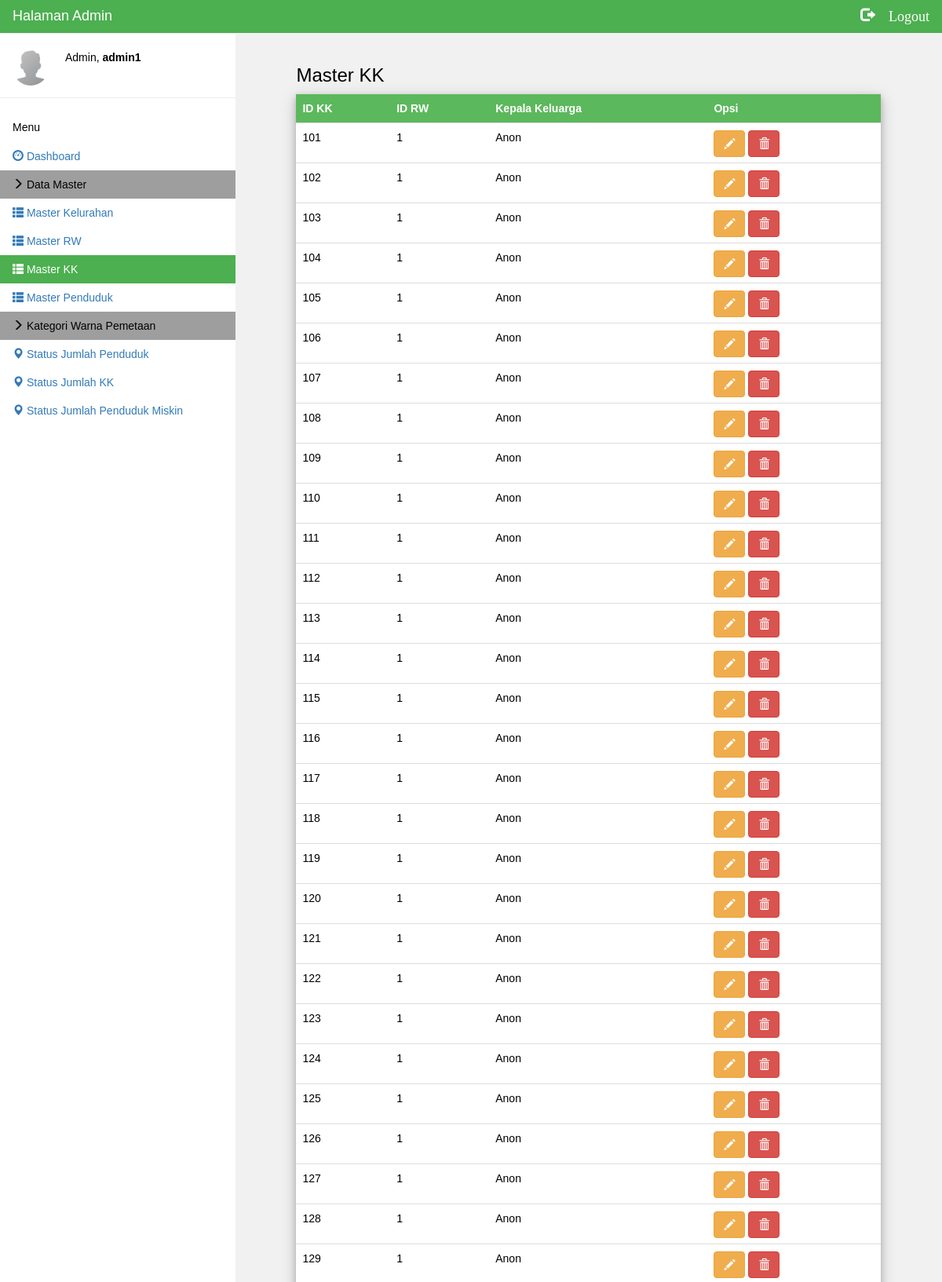
Screenshot of /Admin/tampil_kk.php?pg=3 (signed in, upper part) with the database file from the repository.
### tables this page shows
CREATE TABLE IF NOT EXISTS `tb_kk` (
  `id_kk` int(11) NOT NULL,
  `id_rw` int(11) NOT NULL,
  `nama_kepalakeluarga` varchar(30) NOT NULL,
  PRIMARY KEY (`id_kk`)
);

### Admin/tampil_kk.php (the view, shortened to what this page needs)
<!DOCTYPE html>
<html>
<link rel="stylesheet" href="css/w3.css">
<link href="//maxcdn.bootstrapcdn.com/bootstrap/3.3.6/css/bootstrap.min.css" rel="stylesheet">
<link href="//cdnjs.cloudflare.com/ajax/libs/octicons/3.5.0/octicons.min.css" rel="stylesheet">
<body class="w3-light-grey">
<div class="w3-container w3-top w3-green w3-large w3-padding" style="z-index:4">
  <span class="w3-Left">Halaman Admin</span>
   <a href="logout.php"><span id="logout" class="w3-right glyphicon glyphicon-log-out"> Logout</span></a>
</div>
<nav class="w3-sidenav w3-collapse w3-white w3-animate-left" style="z-index:3;width:300px;" id="mySidenav"><br>
  <div class="w3-container w3-row">
    <div class="w3-col s3">
      <img src="css/img_avatar3.png" class="w3-circle w3-margin-right" style="width:46px">
    </div>
    <div class="w3-col s9">
      <span>Admin, <strong><?=$_SESSION['nama'];?></strong></span><br>
    </div>
  </div>
  <hr>
  <div class="w3-container" >
    <h5>Menu</h5>
  </div>
  <a href="#" class="w3-padding "><span class="glyphicon glyphicon-dashboard"></span>  Dashboard</a>
  <a href="" class="w3-padding w3-grey"><i class="glyphicon glyphicon-menu-right"></i>  Data Master</a>
  <a href="tampil_kelurahan.php" class="w3-padding "><i class="glyphicon glyphicon-th-list"></i>  Master Kelurahan</a>
  <a href="tampil_rw.php" class="w3-padding "><i class="glyphicon glyphicon-th-list"></i>  Master RW</a>
  <a href="tampil_kk.php" class="w3-padding w3-green" ><i class="glyphicon glyphicon-th-list"></i>  Master KK</a>
  <a href="tampil_penduduk.php" class="w3-padding"><i class="glyphicon glyphicon-th-list"></i>  Master Penduduk</a>
  <a href="" class="w3-padding w3-grey"><i class="glyphicon glyphicon-menu-right"></i>  Kategori Warna Pemetaan</a>
  <a href="tampil_status.php" class="w3-padding "><i class="glyphicon glyphicon-map-marker"></i>  Status Jumlah Penduduk</a>
  <a href="tampil_status_jmlkk.php" class="w3-padding "><i class="glyphicon glyphicon-map-marker"></i>  Status Jumlah KK</a>
  <a href="tampil_status_pmiskin.php" class="w3-padding"><i class="glyphicon glyphicon-map-marker"></i>  Status Jumlah Penduduk Miskin</a>
</nav>
<div class="w3-main" style="margin-left:300px;margin-top:43px;">
      <?php
       include "koneksi.php";
      ?>
      <div class="row" >
      <div class="col-sm-1"></div>
  <div class="col-sm-10" id="konten" style="margin-top:20px;">
      <h3>Master KK</h3>
      <table border="1" class="table table-striped w3-card-4">
      <tr  id="trtabel">
      <th>ID KK</th>
      <th>ID RW</th>
      <th>Kepala Keluarga</th>
      <th colspan="2" >Opsi</th>
      </tr>
      <?php
      $batas = 50;
            $pg = isset( $_GET['pg'] ) ? $_GET['pg'] : "";
            if ( empty( $pg ) ) {
            $posisi = 0;
            $pg = 1;
            } else {
            $posisi = ( $pg - 1 ) * $batas;
            }
      $query = "select * from tb_kk limit $posisi, $batas";
      $result = mysqli_query($sambung, $query);
      while ($buff = mysqli_fetch_array($result)){
      ?>
       <tr>
      <td><?php echo $buff['id_kk']; ?></td>
      <td><?php echo $buff['id_rw']; ?></td>
      <td><?php echo $buff['nama_kepalakeluarga']; ?></td>
      <td>
      <div class="button-toolbar">
      <a href="ubah_kk.php?id_kk=<?php echo $buff ['id_kk']; ?>" class="btn btn-warning glyphicon glyphicon-pencil" role="button" data-toggle="tooltip" title="Edit" data-placement="bottom"></a>
      <a href="#" onclick="confirm_modal('hapus_kk.php?id_kk=<?php echo $buff['id_kk']; ?>');" class="btn btn-danger glyphicon glyphicon-trash" data-toggle="tooltip" title="Hapus" data-placement="bottom"></a></div></td>
      </tr>
      <?php
      };
      ?>
      </table>
    </div>
<div class="col-sm-1"></div>
</div>
</body>
</html>

### Admin/css/w3.css (style rules this page uses)
* { -webkit-box-sizing:border-box;-moz-box-sizing:border-box;box-sizing:border-box }
html { -ms-text-size-adjust:100%;-webkit-text-size-adjust:100% }
body { margin:0 }
article,aside,details,figcaption,figure,footer,header,hgroup,main,menu,nav,section,summary { display:block }
a { background-color:transparent }
img { border:0 }
hr { -moz-box-sizing:content-box;box-sizing:content-box }
html,body { font-family:Verdana,sans-serif;font-size:15px;line-height:1.5 }
html { overflow-x:hidden }
h1,h2,h3,h4,h5,h6,.w3-slim,.w3-wide { font-family:"Segoe UI",Arial,sans-serif }
h3 { font-size:24px }
h5 { font-size:18px }
h1,h2,h3,h4,h5,h6 { font-weight:400;margin:10px 0 }
hr { height:0;border:0;border-top:1px solid #eee;margin:20px 0 }
img { margin-bottom:-5px }
a { color:inherit }
table { border-collapse:collapse;border-spacing:0;width:100%;display:table }
table,th,td { border:none }
.w3-navbar a,.w3-topnav a,.w3-sidenav a,.w3-dropdown-content a,.w3-accordion-content a,.w3-dropnav a { text-decoration:none!important }
.w3-btn,.w3-btn-floating,.w3-dropnav a,.w3-btn-floating-large,.w3-btn-block,.w3-hover-shadow,.w3-hover-opacity, .w3-navbar a,.w3-sidenav a,.w3-pagination li a,.w3-hoverable tbody tr,.w3-hoverable li,.w3-accordion-content a,.w3-dropdown-content a,.w3-dropdown-click:hover,.w3-dropdown-hover:hover,.w3-opennav,.w3-closenav,.w3-closebtn, .w3-hover-amber,.w3-hover-aqua,.w3-hover-blue,.w3-hover-light-blue,.w3-hover-brown,.w3-hover-cyan,.w3-hover-blue-grey,.w3-hover-green,.w3-hover-light-green,.w3-hover-indigo,.w3-hover-khaki,.w3-hover-lime,.w3-hover-orange,.w3-hover-deep-orange,.w3-hover-pink, .w3-hover-purple,.w3-hover-deep-purple,.w3-hover-red,.w3-hover-sand,.w3-hover-teal,.w3-hover-yellow,.w3-hover-white,.w3-hover-black,.w3-hover-grey,.w3-hover-light-grey,.w3-hover-dark-grey,.w3-hover-text-amber,.w3-hover-text-aqua,.w3-hover-text-blue,.w3-hover-text-light-blue, .w3-hover-text-brown,.w3-hover-text-cyan,.w3-hover-text-blue-grey,.w3-hover-text-green,.w3-hover-text-light-green,.w3-hover-text-indigo,.w3-hover-text-khaki,.w3-hover-text-lime,.w3-hover-text-orange,.w3-hover-text-deep-orange,.w3-hover-text-pink,.w3-hover-text-purple, .w3-hover-text-deep-purple,.w3-hover-text-red,.w3-hover-text-sand,.w3-hover-text-teal,.w3-hover-text-yellow,.w3-hover-text-white,.w3-hover-text-black,.w3-hover-text-grey,.w3-hover-text-light-grey,.w3-hover-text-dark-grey { -webkit-transition:background-color .3s,color .15s,box-shadow .3s,opacity 0.3s;transition:background-color .3s,color .15s,box-shadow .3s,opacity 0.3s }
.w3-sidenav { height:100%;width:200px;background-color:#fff;position:fixed!important;z-index:1;overflow:auto }
.w3-sidenav a { padding:4px 2px 4px 16px }
.w3-sidenav a,.w3-dropnav a { display:block }
.w3-main,#main { transition:margin-left .4s }
.w3-container:after,.w3-panel:after,.w3-row:after,.w3-row-padding:after,.w3-topnav:after,.w3-clear:after,.w3-btn-group:before,.w3-btn-group:after,.w3-btn-bar:before,.w3-btn-bar:after { content:"";display:table;clear:both }
.w3-col,.w3-half,.w3-third,.w3-twothird,.w3-threequarter,.w3-quarter { float:left;width:100% }
.w3-col.s3 { width:24.99999% }
.w3-col.s9 { width:74.99999% }
@media screen and (min-width:993px) { .w3-sidenav.w3-collapse { display:block!important } }
.w3-top,.w3-bottom { position:fixed;width:100%;z-index:1 }
.w3-top { top:0 }
.w3-right { float:right!important }
.w3-large { font-size:18px!important }
.w3-circle { border-radius:50%!important }
.w3-margin-right { margin-right:16px!important }
.w3-padding-medium,.w3-padding,.w3-form { padding:8px 16px!important }
.w3-container { padding:0.01em 16px }
.w3-card-4,.w3-hover-shadow:hover { box-shadow:0 4px 8px 0 rgba(0,0,0,0.2),0 6px 20px 0 rgba(0,0,0,0.19)!important }
.w3-animate-left { position:relative;-webkit-animation:animateleft 0.4s;animation:animateleft 0.4s }
.w3-green,.w3-hover-green:hover { color:#fff!important;background-color:#4CAF50!important }
.w3-white,.w3-hover-white:hover { color:#000!important;background-color:#fff!important }
.w3-grey,.w3-hover-grey:hover { color:#000!important;background-color:#9e9e9e!important }
.w3-light-grey,.w3-hover-light-grey:hover { color:#000!important;background-color:#f1f1f1!important }

### Admin/tampil_kk.php (style rules this page uses)
#trtabel { background-color: #5cb85c; color:white !important; text-align: center; }
#modalhapus, { background-color: #0099FF; color:white !important; text-align: center; font-size: 30px; }
#logout { color: white; }
td { background: white; }
html,body,h1,h2,h3,h4,h5 { font-family: "Raleway", sans-serif }

### rows the page displays
tb_kk: id_kk "101", id_rw "1", nama_kepalakeluarga "Anon"
tb_kk: id_kk "102", id_rw "1", nama_kepalakeluarga "Anon"
tb_kk: id_kk "103", id_rw "1", nama_kepalakeluarga "Anon"
tb_kk: id_kk "104", id_rw "1", nama_kepalakeluarga "Anon"
tb_kk: id_kk "105", id_rw "1", nama_kepalakeluarga "Anon"
tb_kk: id_kk "106", id_rw "1", nama_kepalakeluarga "Anon"
tb_kk: id_kk "107", id_rw "1", nama_kepalakeluarga "Anon"
tb_kk: id_kk "108", id_rw "1", nama_kepalakeluarga "Anon"
tb_kk: id_kk "109", id_rw "1", nama_kepalakeluarga "Anon"
tb_kk: id_kk "110", id_rw "1", nama_kepalakeluarga "Anon"
tb_kk: id_kk "111", id_rw "1", nama_kepalakeluarga "Anon"
tb_kk: id_kk "112", id_rw "1", nama_kepalakeluarga "Anon"
tb_kk: id_kk "113", id_rw "1", nama_kepalakeluarga "Anon"
tb_kk: id_kk "114", id_rw "1", nama_kepalakeluarga "Anon"
tb_kk: id_kk "115", id_rw "1", nama_kepalakeluarga "Anon"
tb_kk: id_kk "116", id_rw "1", nama_kepalakeluarga "Anon"
tb_kk: id_kk "117", id_rw "1", nama_kepalakeluarga "Anon"
tb_kk: id_kk "118", id_rw "1", nama_kepalakeluarga "Anon"
tb_kk: id_kk "119", id_rw "1", nama_kepalakeluarga "Anon"
tb_kk: id_kk "120", id_rw "1", nama_kepalakeluarga "Anon"
tb_kk: id_kk "121", id_rw "1", nama_kepalakeluarga "Anon"
tb_kk: id_kk "122", id_rw "1", nama_kepalakeluarga "Anon"
tb_kk: id_kk "123", id_rw "1", nama_kepalakeluarga "Anon"
tb_kk: id_kk "124", id_rw "1", nama_kepalakeluarga "Anon"
tb_kk: id_kk "125", id_rw "1", nama_kepalakeluarga "Anon"
tb_kk: id_kk "126", id_rw "1", nama_kepalakeluarga "Anon"
tb_kk: id_kk "127", id_rw "1", nama_kepalakeluarga "Anon"
tb_kk: id_kk "128", id_rw "1", nama_kepalakeluarga "Anon"
tb_kk: id_kk "129", id_rw "1", nama_kepalakeluarga "Anon"

### other values shown
$_SESSION['nama'] "admin1"
